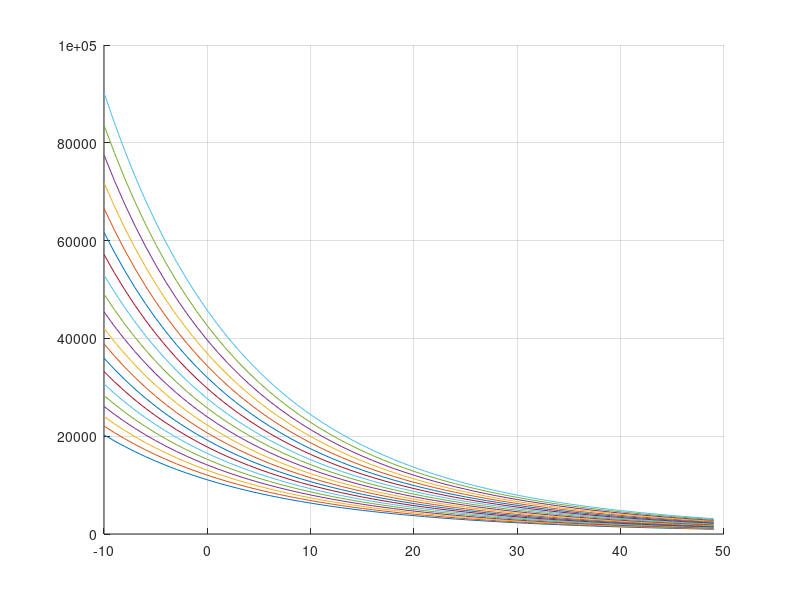

This figure's MATLAB source:
clear all; close all; clc; figure(); hold on; grid on;

R25 = 2100.3;
beta = 3422.5;
Trange = [-10, +49];
Tdelta = [-21, -40];

T = Trange(1):1:Trange(2);
R = R25 .* exp(beta .* (1 ./ (T + 273) - 1 / 298));
Toffset = Tdelta(1):-1:Tdelta(2);
Roffset = R25 .* exp(beta .* (1 ./ (T + Toffset' + 273) - 1 / 298));
Rdelta = Roffset - R;

plot(T, Rdelta);
